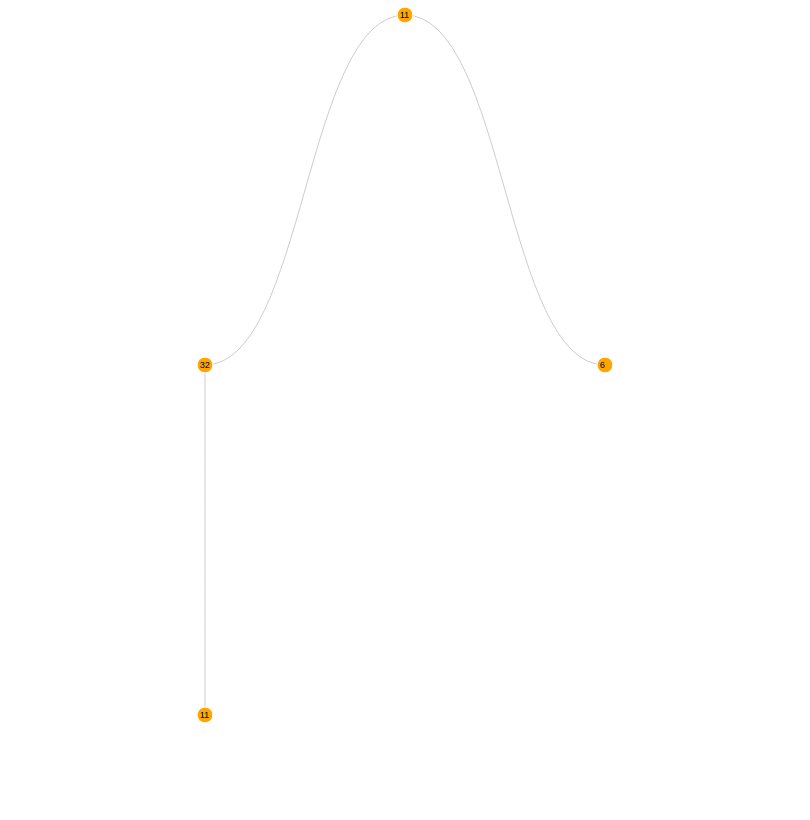

Vega-Lite specification for this chart:
### Vega specification from a JSON file in a GitHub repository (floating-point values rounded to 4 significant figures)
{"$schema": "https://vega.github.io/schema/vega/v5.json", "description": "An example of Cartesian layouts for a node-link diagram of hierarchical data.", "width": 800, "height": 800, "padding": 5, "signals": [{"name": "labels", "value": true, "bind": {"input": "checkbox"}}, {"name": "layout", "value": "tidy", "bind": {"input": "radio", "options": ["tidy", "cluster"]}}, {"name": "links", "value": "diagonal", "bind": {"input": "select", "options": ["line", "curve", "diagonal", "orthogonal"]}}, {"name": "separation", "value": false, "bind": {"input": "checkbox"}}], "data": [{"name": "main", "values": [{"id": 4, "parent": 3, "name": 11, "color": "red"}, {"id": 3, "parent": 1, "name": 32, "color": "black"}, {"id": 2, "parent": 1, "name": 6, "color": "black"}, {"id": 1, "parent": null, "name": 11, "color": "black"}]}, {"name": "tree", "source": "main", "transform": [{"type": "stratify", "key": "id", "parentKey": "parent"}, {"type": "tree", "method": {"signal": "layout"}, "size": [{"signal": "height"}, {"signal": "width - 100"}], "separation": {"signal": "separation"}, "as": ["x", "y", "depth", "children"]}]}, {"name": "links", "source": "tree", "transform": [{"type": "treelinks"}, {"type": "linkpath", "orient": "horizontal", "shape": {"signal": "links"}}]}], "scales": [{"name": "color", "type": "linear", "range": {"scheme": "magma"}, "domain": {"data": "tree", "field": "depth"}, "zero": true}], "marks": [{"type": "path", "from": {"data": "links"}, "encode": {"update": {"path": {"field": "path"}, "stroke": {"value": "#ccc"}}}}, {"type": "symbol", "from": {"data": "tree"}, "encode": {"enter": {"size": {"value": 250}, "stroke": {"value": "#fff"}}, "update": {"x": {"field": "x"}, "y": {"field": "y"}, "fill": {"value": "orange"}}}}, {"type": "text", "from": {"data": "tree"}, "encode": {"enter": {"text": {"field": "name"}, "fontSize": {"value": 9}, "baseline": {"value": "middle"}}, "update": {"x": {"field": "x"}, "y": {"field": "y"}, "dx": {"signal": "datum.children ? -5 : -5"}, "opacity": {"signal": "labels ? 1 : 0"}}}}]}
